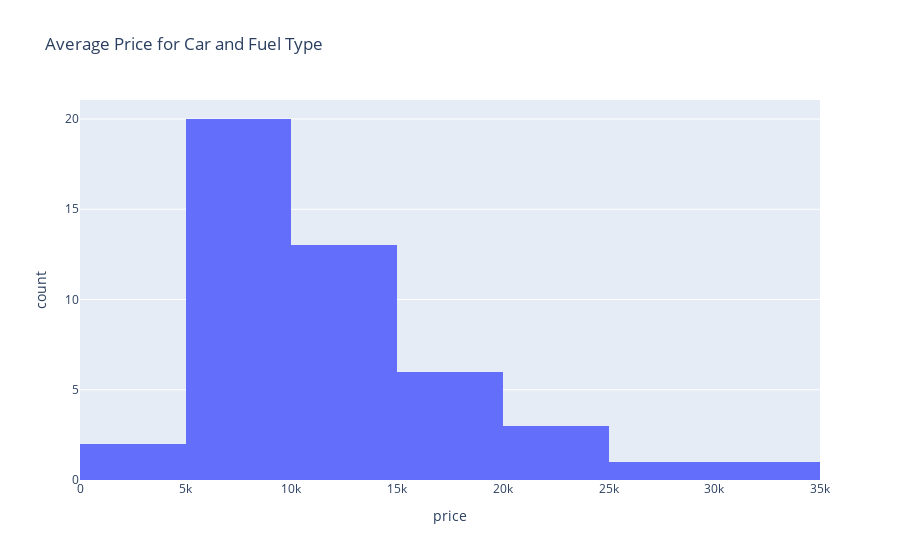

Notebook code for this chart:
### Code cell
grp2 = car_data.groupby(['fuel', 'type'])
car_type = grp2['price'].mean()

print(car_type.head(15))
car_type_hist = px.histogram(car_type, 
                             x='price', 
                             nbins=6, 
                             title='Average Price for Car and Fuel Type')
car_type_hist.show()

### Figure 1 — Plotly figure (JSON) as saved in the notebook; plotly's stock layout.template omitted (floating-point values rounded to 4 significant figures)
{"data": [{"alignmentgroup": "True", "bingroup": "x", "hovertemplate": "price=%{x}<br>count=%{y}<extra></extra>", "legendgroup": "", "marker": {"color": "#636efa", "pattern": {"shape": ""}}, "name": "", "nbinsx": 6, "offsetgroup": "", "orientation": "v", "showlegend": false, "type": "histogram", "x": [15730.0, 9419, 8700, 25060.0, 22360.0, 10300.0, 23710.0, 33530.0, 5680.0, 9850, 4400, 7900, 5100.0, 11140.0, 17140.0, 14560.0, 14390.0, 6818.0, 8167.0, 14310.0, 10140.0, 14840.0, 6894.0, 15130.0, 8881.0, 9125.0, 8183.0, 5638.0, 6867.0, 9500, 13500.0, 11275, 7907.0, 14720.0, 4300, 8348.0, 16660.0, 7050.0, 12600.0, 17670.0, 12500, 11370.0, 22070.0, 8034.0, 18070.0, 6224.0], "xaxis": "x", "yaxis": "y"}], "layout": {"barmode": "relative", "legend": {"tracegroupgap": 0}, "title": {"text": "Average Price for Car and Fuel Type"}, "xaxis": {"anchor": "y", "domain": [0, 1], "title": {"text": "price"}}, "yaxis": {"anchor": "x", "domain": [0, 1], "title": {"text": "count"}}}}
